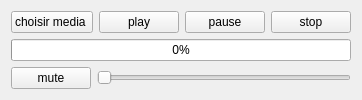
      <widget class="QWidget" name="MediaPlayer_3">
       <attribute name="title">
        <string>media</string>
       </attribute>
       <layout class="QVBoxLayout" name="verticalLayout_27">
        <item>
         <layout class="QHBoxLayout" name="horizontalLayout_9">
          <item>
           <widget class="QPushButton" name="choisir_3">
            <property name="text">
             <string>choisir media </string>
            </property>
           </widget>
          </item>
          <item>
           <widget class="QPushButton" name="play_3">
            <property name="text">
             <string>play</string>
            </property>
           </widget>
          </item>
          <item>
           <widget class="QPushButton" name="pause_3">
            <property name="text">
             <string>pause</string>
            </property>
           </widget>
          </item>
          <item>
           <widget class="QPushButton" name="stop_3">
            <property name="text">
             <string>stop</string>
            </property>
           </widget>
          </item>
         </layout>
        </item>
        <item>
         <widget class="QProgressBar" name="avance_3">
          <property name="value">
           <number>0</number>
          </property>
         </widget>
        </item>
        <item>
         <layout class="QHBoxLayout" name="horizontalLayout_10">
          <item>
           <widget class="QPushButton" name="mute_3">
            <property name="text">
             <string>mute</string>
            </property>
           </widget>
          </item>
          <item>
           <widget class="QSlider" name="volume_3">
            <property name="orientation">
             <enum>Qt::Horizontal</enum>
            </property>
           </widget>
          </item>
         </layout>
        </item>
       </layout>
      </widget>
